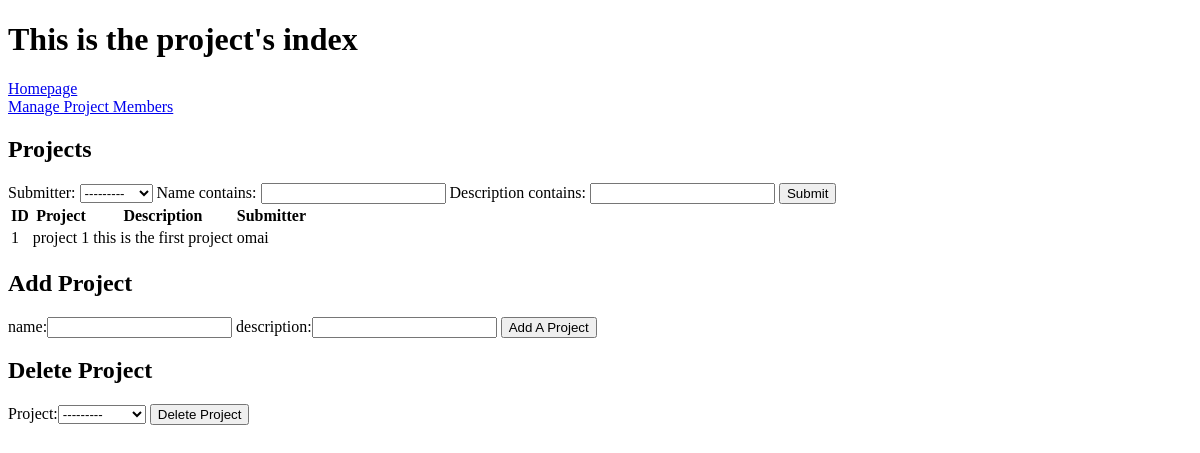
Before: /projects/ (signed in) with the older database file.
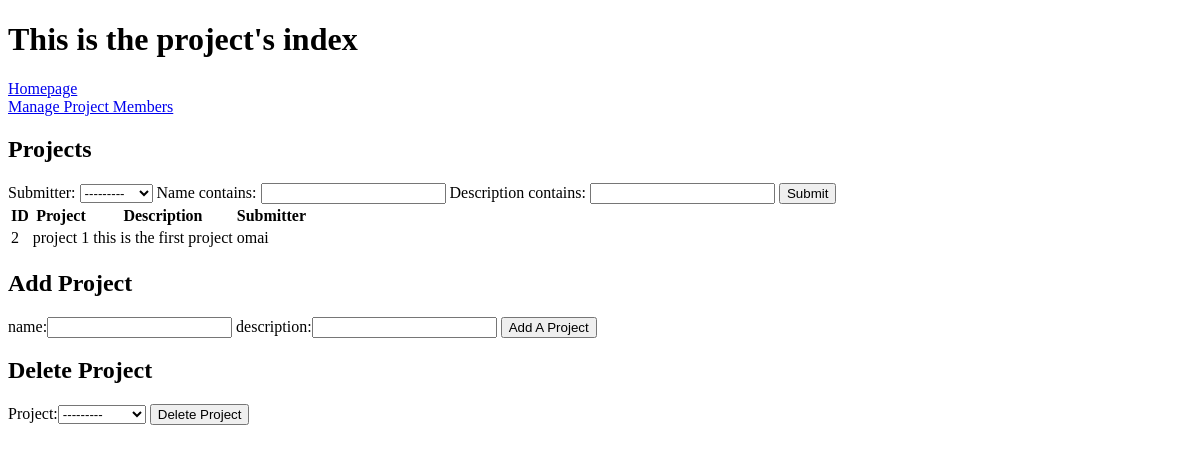
After: the same page with the newer database file.
### projects/models.py (models this page shows)
class Project(models.Model):
	submitter = models.ForeignKey(settings.AUTH_USER_MODEL, on_delete=models.CASCADE , related_name= "projects_created")
	name = models.CharField(max_length=64)
	description = models.CharField(max_length=100)
	class Meta:
		unique_together = ["name", 'submitter']
	def __str__(self):
		return u'{0}'.format(str(self.id) + ": " + self.name)

### authenticate/models.py (models this page shows)
class NewUser(AbstractBaseUser, PermissionsMixin):
	email = models.EmailField(_('email address'), unique=True)
	user_name = models.CharField(max_length=150, unique=True)
	first_name = models.CharField(max_length=150, blank=True)
	start_date = models.DateTimeField(default=timezone.now)
	about = models.TextField(_(
		'about'), max_length=150, blank=True)
	is_staff = models.BooleanField(default=False)
	is_active = models.BooleanField(default=True)
	objects = CustomAccountManager()
	USERNAME_FIELD = "email"
	REQUIRED_FIELDS = ['user_name', 'first_name']
	def __str__(self):
		return self.user_name

### projects/views.py (the view)
# urls.py: path('', views.index, name="index"),
@login_required(login_url='authenticate:login')#decorator that does not allow access to views when you are not logged in
def index(request):
	project_list = Project.objects.all()#all project objects
	project_filter = ProjectFilter(request.GET , queryset= Project.objects.all())
	project_list = project_filter.qs
	if request.method == "POST":
		form = ProjectAddForm(request.POST)
		if form.is_valid():
			name = form.cleaned_data['name']
			description = form.cleaned_data['description']
			try:
				project = Project(name=name,description=description,submitter=request.user)
				project.save()
				messages.success(request, "SUCCESSFULLY ADDED PROJECT")
				return redirect("projects:index")
			except:
				messages.error(request,"PROJECT ALREADY EXISTS")
				context = {
				'project_list': project_list,
				'project_filter': project_filter,
				'form': ProjectAddForm(),
				'form2': ProjectDeleteForm()
				}
				return render(request, "projects/index.html",context)
		else: #if form is not valid
			messages.error(request,"INVALID INPUT")
			context = {
			'project_list': project_list,
			'project_filter': project_filter,
			'form': ProjectAddForm(),
			'form2': ProjectDeleteForm()
			}
			return render(request, "projects/index.html",context)
	else:
		context = {
			'project_list': project_list,
			'project_filter': project_filter,
			'form': ProjectAddForm(),
			'form2': ProjectDeleteForm()
		}
		return render(request, "projects/index.html",context)

### projects/forms.py
class ProjectAddForm(forms.Form):
	name = forms.CharField(label='name', max_length = 64)
	description = forms.CharField(label = 'description', max_length=64)

class ProjectDeleteForm(forms.Form):
	project = forms.ModelChoiceField(queryset=Project.objects.all(), label=None)

### projects/templates/projects/index.html (shortened to what this page needs)
{% extends "authenticate/layout.html" %}
{% block body %}
	<h1>This is the project's index</h1>
	<a href="{% url 'authenticate:home' %}">Homepage</a><br>
	<a href="{%url 'projects:personnel'%}">Manage Project Members</a>
	<h2>Projects</h2>
	<form method = "get">
		{% for field in project_filter.form %}
			{{field.label}}: {{ field }}
		{% endfor %}
		<button type="submit">Submit</button>
	</form>
	<table>
		<tr>
			<th>ID</th>
			<th>Project</th>
			<th>Description</th>
			<th>Submitter</th>
		</tr>
	{% for project in project_list %}
	<div>
		<tr>
			<td>{{project.id}}</td>
			<td>{{project.name}}</td>
			<td>{{project.description}}</td>
			<td>{{project.submitter}}</td>
		</tr>
	</div>
	{%endfor%}
	</table>
	<div>
		<h2>Add Project</h2>
		<form method ="post" action="{% url 'projects:index' %}">
			{{form}}
			<button type="submit">Add A Project</button>
		</form>
	</div>
	<div>
		<h2>Delete Project</h2>
		<form method ="post" action="{% url 'projects:delete' %}">
			{{form2}}
			<button type="submit">Delete Project</button>
		</form>
	</div>
{% endblock %}

Changed rows visible on the page:
removed Project: id "1", name "project 1", description "this is the first project", submitter "omai"
added Project: id "2", name "project 1", description "this is the first project", submitter "omai"
